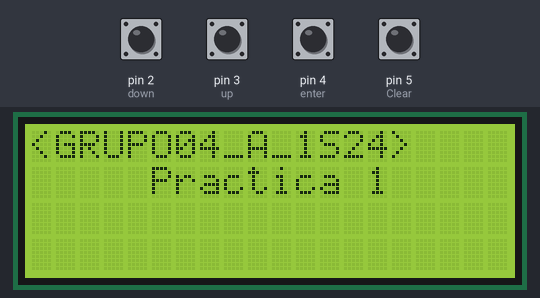
Bench run of a sketch on a simulated Arduino Uno, built with avr-gcc and run on an emulated ATmega328P. On the bench: 20×4 character LCD. Inputs (shaded band) come from the test bench; at power-on: pin 2 (down), pin 3 (up), pin 4 (enter), pin 5 (Clear) HIGH. EEPROM starts erased.

Above: at 3.6 s.
At 7.7 s:
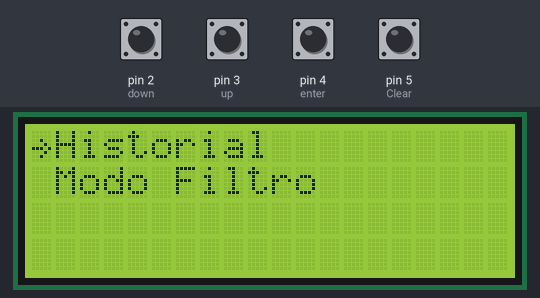
7.8 s: pin 2 (down) pulled LOW for 0.15 s
9.6 s: pin 4 (enter) pulled LOW for 0.15 s
At 10.9 s:
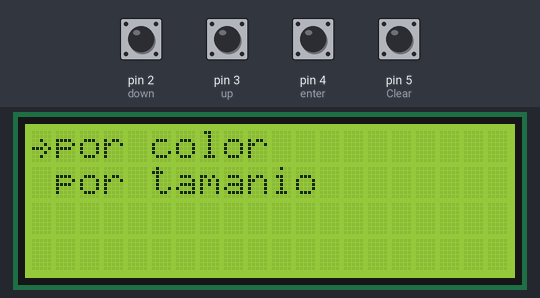
11.3 s: pin 2 (down) pulled LOW for 1 s
13.8 s: pin 5 (Clear) pulled LOW for 0.15 s
At 15.0 s:
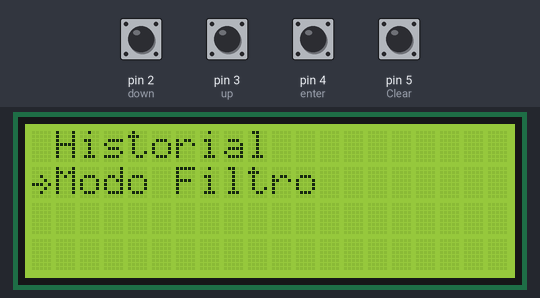
16.9 s: pin 3 (up) pulled LOW for 0.15 s
20.0 s: pin 4 (enter) pulled LOW for 1 s
At 21.5 s:
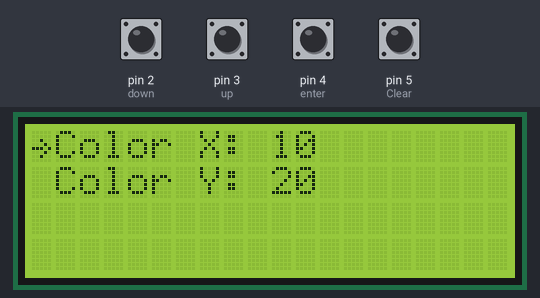
Timing chart, 0 to 23.0 s (numbered marks = the images above; inputs shaded):
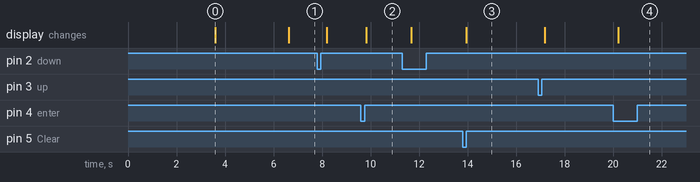

Measured:
- after the input at 9.6 s, the display: changes after 0.22 s (image 2)
- after the input at 13.8 s, the display: changes after 0.15 s (image 3)
- after the input at 20.0 s, the display: changes after 0.20 s (image 4)
- what the display in image 0 shows lasts 3.0 s, from 3.6 s to 6.6 s

The sketch:

lcd_submenu.ino
```cpp
#include <Wire.h>
#include <LiquidCrystal_I2C.h>
#include <EEPROM.h>
LiquidCrystal_I2C lcd(0x27, 20, 4);

#define up 3
#define down 2
#define enter 4
#define Clear 5
int modeHistory = 0;
byte pointer[] = { 0x00, 0x00, 0x04, 0x02, 0x1D, 0X02, 0X04, 0X00 };
bool inSubMenu = false;
int downsel = 0;
int filterMode = 0;

int hystoryMode = 0;
bool inColorMenu = false;

int numGrande = 0, numMediano = 0, numPeque = 0;

// Metodo para guardar en la EEPROM
void guardarValor(byte indice, byte valor) {
  byte direccion;
  switch (indice) {
    case 0:
      direccion = 0;
      break;
    case 1:
      direccion = 1;
      break;
    case 2:
      direccion = 2;
      break;
    case 3:
      direccion = 3;
      break;
    case 4:
      direccion = 4;
      break;
    case 5:
      direccion = 5;
      break;
    default:
      return;
  }
  EEPROM.write(direccion, valor);
}

// Función para leer un valor de la EEPROM
String leerValor(byte indice) {
  byte direccion;
  switch (indice) {
    case 0:
      direccion = 0;
      break;
    case 1:
      direccion = 1;
      break;
    case 2:
      direccion = 2;
      break;
    case 3:
      direccion = 3;
      break;
    case 4:
      direccion = 4;
      break;
    case 5:
      direccion = 5;
      break;
    default:
      return "-1";
  }
  byte valor = EEPROM.read(direccion);
  return String(valor);
}

// Metodo para borrar por completo la EEPROM
void borrarEEPROM(){
  for (int i = 0 ; i < EEPROM.length() ; i++) {
    EEPROM.write(i, 0);
  }
}

void setup() {

  borrarEEPROM(); // Funcion que borra la memoria EEPROM mejor dejarla para evitar tener valores guardados en la calificacion.

  // funciones para guardar valores en la memoria temporalmente (mientras los sensores aun no funcionan)
  guardarValor(0,10); // index 0 cajas color x
  guardarValor(1,20); // index 1 cajas color y
  guardarValor(2,30); // index 2 cajas color z
  guardarValor(3,40); // index 3 cajas grandes
  guardarValor(4,50); // index 4 cajas medianas
  guardarValor(5,60); // index 5 cajas pequeñas

  lcd.init();
  lcd.backlight();
  pinMode(up, INPUT_PULLUP);
  pinMode(down, INPUT_PULLUP);
  pinMode(enter, INPUT_PULLUP);
  pinMode(Clear, INPUT_PULLUP);

  lcd.setCursor(0, 0);
  lcd.print("<GRUPO04_A_1S24>");
  lcd.setCursor(5, 1);
  lcd.print("Practica 1");
  delay(3000);
  lcd.clear();

  lcd.createChar(5, pointer);
}

void loop() {
  if (!inSubMenu) {
    UPandDOWN();
  } else if (!inColorMenu) {
    filterMenu();
  } else {
    historyMenu();
  }
}

void UPandDOWN() {
  lcd.clear();
  switch (downsel) {
    case 0:
      lcd.setCursor(0, 0);
      lcd.write(5);
      break;
    case 1:
      lcd.setCursor(0, 1);
      lcd.write(5);
      break;
    case 2:
      lcd.setCursor(0, 1);
      lcd.write(5);
      break;
  }
  if (downsel == 0 || downsel == 1) {
    lcd.setCursor(1, 0);
    lcd.print("Historial");
    lcd.setCursor(1, 1);
    lcd.print("Modo Filtro");
  } else {
    lcd.setCursor(1, 0);
    lcd.print("Modo Filtro");
    lcd.setCursor(1, 1);
    lcd.print("Reset");
  }

  if (digitalRead(down) == LOW && downsel < 2) {
    downsel++;
    delay(200);
  }
  if (digitalRead(up) == LOW && downsel > 0) {
    downsel--;
    delay(100);
  }
  if (digitalRead(enter) == LOW) {
    if (downsel == 0) {
      inSubMenu = true;
      inColorMenu = true;
      filterMode = 0;
    } else if (downsel == 1) {
      inSubMenu = true;
      inColorMenu = false;
      filterMode = 0;
    } else {
      ENTER();
    }
  }

  delay(100);
}

void filterMenu() {
  lcd.clear();
  lcd.backlight();
  lcd.setCursor(0, 0);
  switch (filterMode) {
    case 0:
      lcd.setCursor(0, 0);
      lcd.write(5);
      break;
    case 1:
      lcd.setCursor(0, 1);
      lcd.write(5);
      break;
  }
  lcd.setCursor(1, 0);
  lcd.print("por color");
  lcd.setCursor(1, 1);
  lcd.print("por tamanio");

  if (digitalRead(down) == LOW && filterMode < 1) {
    filterMode++;
    delay(200);
  }
  if (digitalRead(up) == LOW && filterMode > 0) {
    filterMode--;
    delay(100);
  }
  if (digitalRead(Clear) == LOW) {
    inSubMenu = false;
  }

  if (digitalRead(enter) == LOW) {
    if (filterMode == 0) {
      lcd.clear();
      lcd.setCursor(0, 0);
      lcd.print("Modo por color seleccionado");
      lcd.scrollDisplayLeft();
      delay(2000);  // Espera 2 segundos
    } else if (filterMode == 1) {
      // Aquí puedes agregar el código para manejar la selección de "por tamaño"
      lcd.clear();
      lcd.setCursor(0, 0);
      lcd.print("Modo por tamanio seleccionado");
      delay(2000);  // Espera 2 segundos
    }
  }

  delay(100);
}

void historyMenu() {
  lcd.clear();
  lcd.backlight();
  lcd.setCursor(0, 0);
  switch (hystoryMode) {
    case 0:
      lcd.setCursor(0, 0);
      lcd.write(5);
      break;
    case 1:
      lcd.setCursor(0, 1);
      lcd.write(5);
      break;
  }
  lcd.setCursor(1, 0);
  lcd.print("Por color");
  lcd.setCursor(1, 1);
  lcd.print("Por tamanio");

  if (digitalRead(down) == LOW && hystoryMode < 1) {
    hystoryMode++;
    delay(200);
  }
  if (digitalRead(up) == LOW && hystoryMode > 0) {
    hystoryMode--;
    delay(100);
  }
  if (digitalRead(Clear) == LOW) {
    inColorMenu = false;
  }

  if (digitalRead(enter) == LOW) {
    inColorMenu = false;
    if (hystoryMode == 0) {
      modeHistory = 0;
      hystoryMode = 0;
    } else if (hystoryMode == 1) {
      modeHistory = 1;
    }

    while (1) {
      enterData();
      inSubMenu = true;
      if (digitalRead(Clear) == LOW) {
        lcd.clear();
        inColorMenu=true;
        break;
      }
    }
  }
  delay(100);
}

void ENTER() {
  switch (downsel) {
    case 2:
      lcd.clear();
      lcd.setCursor(2, 0);
      lcd.print("Reiniciando...");
      delay(1000);
      break;
  }
}

int dataI = 0;
void enterData() {
  lcd.clear();
  lcd.backlight();
  lcd.setCursor(0, 0);
  switch (dataI) {
    case 0:
      lcd.setCursor(0, 0);
      lcd.write(5);
      break;
    case 1:
      lcd.setCursor(0, 1);
      lcd.write(5);
      break;
    case 2:
      lcd.setCursor(0, 1);
      lcd.write(5);
      break;
  }

  if (modeHistory == 1) {
    printSize();
  } else if (modeHistory == 0) {
    printColor();
  }

  if (digitalRead(down) == LOW  && dataI < 2) {
    dataI++;
    delay(200);
  }
  if (digitalRead(up) == LOW  && dataI > 0) {
    dataI--;
    delay(100);
  }
  delay(100);
}

void printSize() {
  if (dataI == 0 || dataI == 1) {
    lcd.setCursor(1, 0);
    lcd.print("Grandes: " + leerValor(3));
    lcd.setCursor(1, 1);
    lcd.print("Medianas: " + leerValor(4));
  } else {
    lcd.setCursor(1, 0);
    lcd.print("Medianas: " + leerValor(4));
    lcd.setCursor(1, 1);
    lcd.print("Pequenias: " + leerValor(5));
  }
}

void printColor() {
  if (dataI == 0 || dataI == 1) {
    lcd.setCursor(1, 0);
    lcd.print("Color X: " + leerValor(0));
    lcd.setCursor(1, 1);
    lcd.print("Color Y: " + leerValor(1));
  } else {
    lcd.setCursor(1, 0);
    lcd.print("Color Y: " + leerValor(1));
    lcd.setCursor(1, 1);
    lcd.print("Color Z: " + leerValor(2));
  }
}
```
